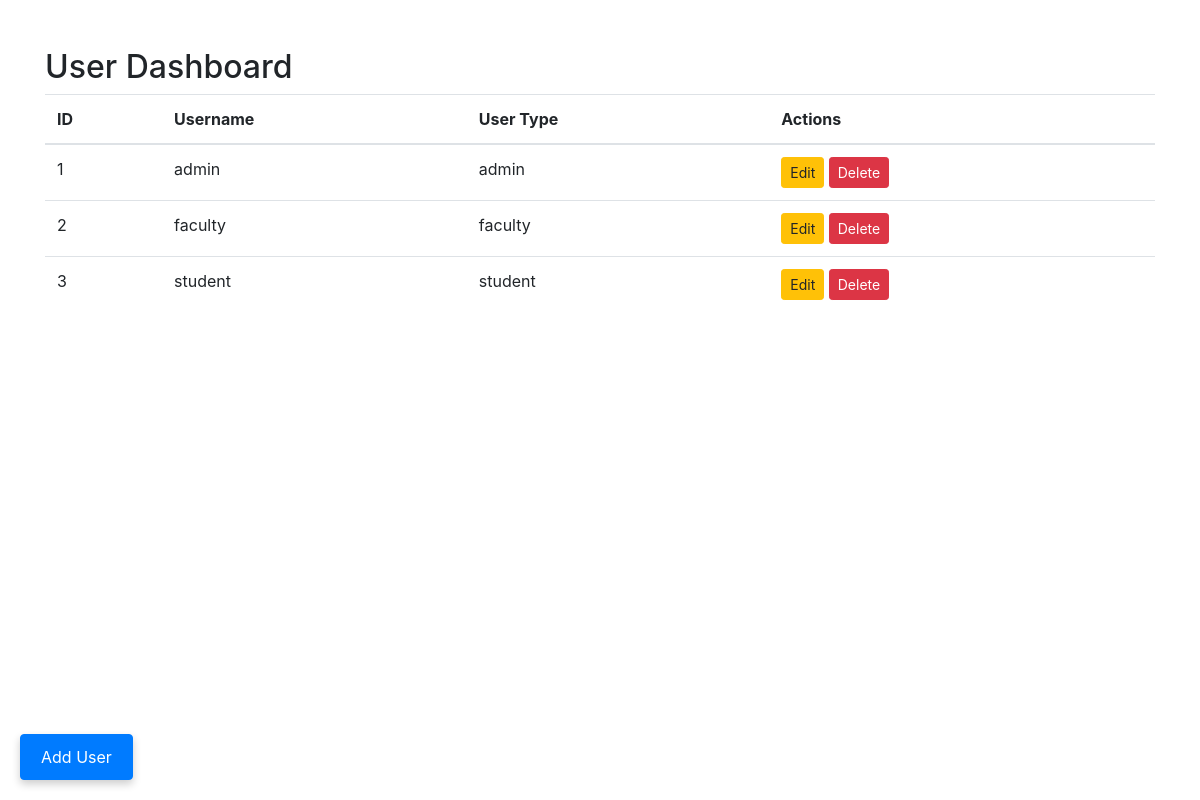
/login/login_dashboard/login_dashboard.php, run on the app's committed database.
### tables this page shows
CREATE TABLE users (
    id INT AUTO_INCREMENT PRIMARY KEY,
    username VARCHAR(255) NOT NULL UNIQUE,
    password_hash VARCHAR(255) NOT NULL,
    user_type ENUM('admin', 'faculty', 'student') NOT NULL
);

### login/login_dashboard/login_dashboard.php (the view, shortened to what this page needs)
<?php
include('db_connection.php');
?>
<!DOCTYPE html>
<html lang="en">
<head>
    <link rel="stylesheet" href="https://maxcdn.bootstrapcdn.com/bootstrap/4.5.2/css/bootstrap.min.css">
    <link rel="stylesheet" href="https://cdnjs.cloudflare.com/ajax/libs/font-awesome/5.15.3/css/all.min.css">
</head>
<body>
    <div class="container dashboard-container mt-5">
        <h2>User Dashboard</h2>
        <div class="table-container">
            <table class="table">
                <thead>
                    <tr>
                        <th>ID</th>
                        <th>Username</th>
                        <th>User Type</th>
                        <th>Actions</th>
                    </tr>
                </thead>
                <tbody>
                    <?php
                    $result = $conn->query("SELECT * FROM users");
                    while ($row = $result->fetch_assoc()) {
                        echo "<tr>
                            <td>{$row['id']}</td>
                            <td>{$row['username']}</td>
                            <td>{$row['user_type']}</td>
                            <td>
                                <a href='edit_user.php?id={$row['id']}' class='btn btn-warning btn-sm'>Edit</a>
                                <a href='delete_user.php?id={$row['id']}' class='btn btn-danger btn-sm' onclick=\"return confirm('Are you sure you want to delete this user?');\">Delete</a>
                            </td>
                        </tr>";
                    }
                    ?>
                </tbody>
            </table>
            <a href="add_user.php" class="btn btn-primary add-button">Add User</a>
        </div>
    </div>
</body>
</html>

### login/login_dashboard/login_dashboard.php (style rules this page uses)
.add-button { position: fixed; bottom: 20px; left: 20px; padding: 10px 20px; font-size: 16px; box-shadow: 0px 4px 8px rgba(0, 0, 0, 0.2); }
.dashboard-container { padding-bottom: 60px; }
.table-container { position: relative; }

### data on the page
users: id "1", username "admin", user_type "admin"
users: id "2", username "faculty", user_type "faculty"
users: id "3", username "student", user_type "student"
